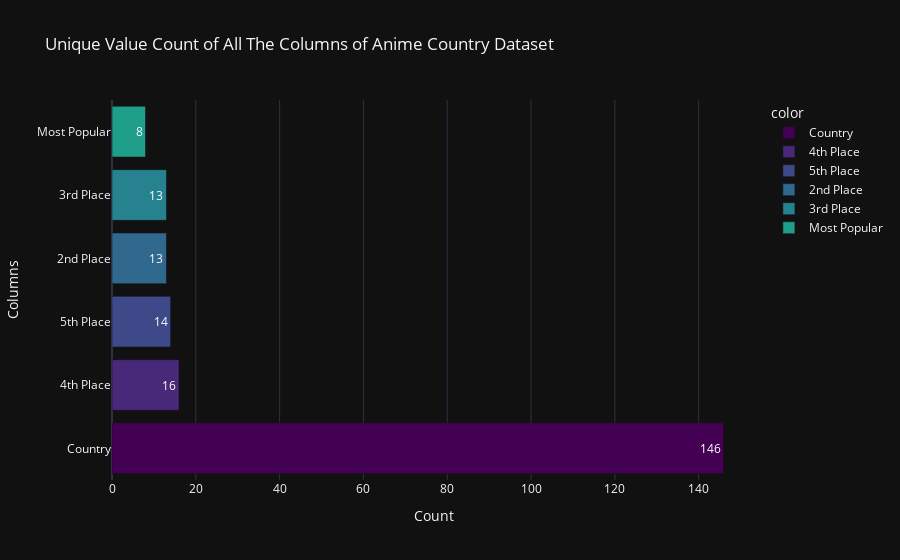

The cell this chart's notebook holds for it:
### Code cell
# unique value of the columns of the anime country dataset
unique_value = df_country.nunique().sort_values(ascending = False)

fig = px.bar(x = unique_value.values,
             y = unique_value.index,
             color = unique_value.index,
             color_discrete_sequence = px.colors.sequential.Viridis,
             text = unique_value.values,
             title = "Unique Value Count of All The Columns of Anime Country Dataset",
             template = "plotly_dark")

fig.update_layout(xaxis_title="Count",
                  yaxis_title="Columns")

fig.show()

### Figure 1 — Plotly figure (JSON) as saved in the notebook; plotly's stock layout.template omitted (floating-point values rounded to 4 significant figures)
{"data": [{"alignmentgroup": "True", "hovertemplate": "color=Country<br>x=%{x}<br>y=%{y}<br>text=%{text}<extra></extra>", "legendgroup": "Country", "marker": {"color": "#440154", "pattern": {"shape": ""}}, "name": "Country", "offsetgroup": "Country", "orientation": "h", "showlegend": true, "text": [146.0], "textposition": "auto", "x": [146], "xaxis": "x", "y": ["Country"], "yaxis": "y", "type": "bar"}, {"alignmentgroup": "True", "hovertemplate": "color=4th Place<br>x=%{x}<br>y=%{y}<br>text=%{text}<extra></extra>", "legendgroup": "4th Place", "marker": {"color": "#482878", "pattern": {"shape": ""}}, "name": "4th Place", "offsetgroup": "4th Place", "orientation": "h", "showlegend": true, "text": [16.0], "textposition": "auto", "x": [16], "xaxis": "x", "y": ["4th Place"], "yaxis": "y", "type": "bar"}, {"alignmentgroup": "True", "hovertemplate": "color=5th Place<br>x=%{x}<br>y=%{y}<br>text=%{text}<extra></extra>", "legendgroup": "5th Place", "marker": {"color": "#3e4989", "pattern": {"shape": ""}}, "name": "5th Place", "offsetgroup": "5th Place", "orientation": "h", "showlegend": true, "text": [14.0], "textposition": "auto", "x": [14], "xaxis": "x", "y": ["5th Place"], "yaxis": "y", "type": "bar"}, {"alignmentgroup": "True", "hovertemplate": "color=2nd Place<br>x=%{x}<br>y=%{y}<br>text=%{text}<extra></extra>", "legendgroup": "2nd Place", "marker": {"color": "#31688e", "pattern": {"shape": ""}}, "name": "2nd Place", "offsetgroup": "2nd Place", "orientation": "h", "showlegend": true, "text": [13.0], "textposition": "auto", "x": [13], "xaxis": "x", "y": ["2nd Place"], "yaxis": "y", "type": "bar"}, {"alignmentgroup": "True", "hovertemplate": "color=3rd Place<br>x=%{x}<br>y=%{y}<br>text=%{text}<extra></extra>", "legendgroup": "3rd Place", "marker": {"color": "#26828e", "pattern": {"shape": ""}}, "name": "3rd Place", "offsetgroup": "3rd Place", "orientation": "h", "showlegend": true, "text": [13.0], "textposition": "auto", "x": [13], "xaxis": "x", "y": ["3rd Place"], "yaxis": "y", "type": "bar"}, {"alignmentgroup": "True", "hovertemplate": "color=Most Popular<br>x=%{x}<br>y=%{y}<br>text=%{text}<extra></extra>", "legendgroup": "Most Popular", "marker": {"color": "#1f9e89", "pattern": {"shape": ""}}, "name": "Most Popular", "offsetgroup": "Most Popular", "orientation": "h", "showlegend": true, "text": [8.0], "textposition": "auto", "x": [8], "xaxis": "x", "y": ["Most Popular"], "yaxis": "y", "type": "bar"}], "layout": {"xaxis": {"anchor": "y", "domain": [0.0, 1.0], "title": {"text": "Count"}}, "yaxis": {"anchor": "x", "domain": [0.0, 1.0], "title": {"text": "Columns"}}, "legend": {"title": {"text": "color"}, "tracegroupgap": 0}, "title": {"text": "Unique Value Count of All The Columns of Anime Country Dataset"}, "barmode": "relative"}}
